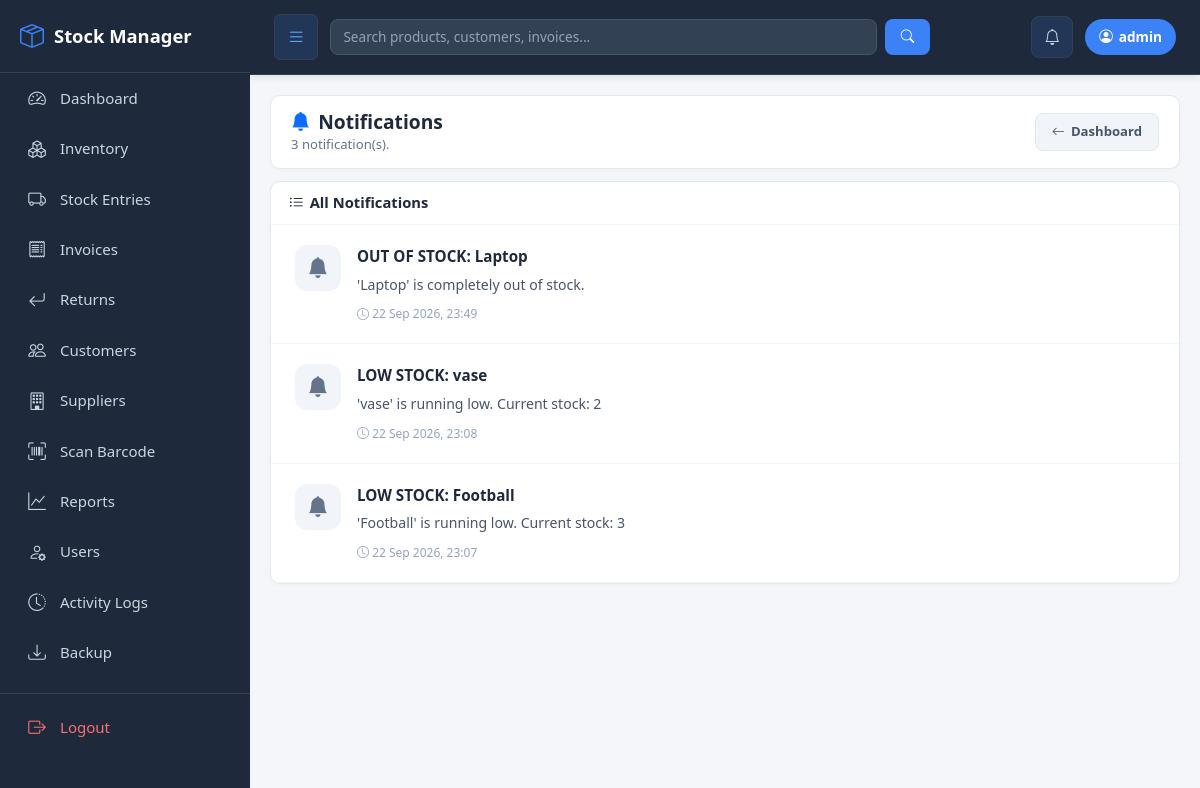
The app's page /notifications/ (signed in) with its own data.
### inventory/models.py (models this page shows, shortened)
class Notification(models.Model):
    user = models.ForeignKey(User, on_delete=models.CASCADE, related_name='notifications')
    title = models.CharField(max_length=200)
    message = models.TextField()
    is_read = models.BooleanField(default=False)
    created_at = models.DateTimeField(auto_now_add=True)
    class Meta:
        ordering = ['-created_at']

### inventory/views.py (the view)
# urls.py: path('notifications/', views.notifications, name='notifications'),
@login_required
def notifications(request):
    notifs = Notification.objects.filter(user=request.user).order_by('-created_at')
    notifs.filter(is_read=False).update(is_read=True)
    return render(request, 'notifications.html', {'notifications': notifs})

### inventory/context_processors.py (called while the page is built)
def currency_context(request):
    try:
        settings_obj = Settings.get_settings()
        return {
            'currency_symbol': Settings.get_currency_symbol(),
            'settings': settings_obj,
        }
    except Exception:
        return {
            'currency_symbol': '₨',
            'settings': None,
        }

### inventory/models.py (called while the page is built)
    @classmethod
    def get_settings(cls):
        obj, _ = cls.objects.get_or_create(id=1)
        return obj

    @classmethod
    def get_currency_symbol(cls):
        symbols = {
            'PKR': '₨',
            'AED': 'د.إ',
            'SAR': '﷼',
            'USD': '$',
            'EUR': '€',
            'GBP': '£',
        }
        settings_obj = cls.get_settings()
        return symbols.get(settings_obj.currency, '$')

### inventory/templates/notifications.html (shortened to what this page needs)
{% extends 'base.html' %}
{% load static %}
{% block content %}
<div class="page-header">
    <div class="page-header-content">
        <div>
            <h2 class="page-title">
                <i class="bi bi-bell-fill text-primary"></i>
                Notifications
            </h2>
            <p class="page-subtitle">{{ notifications|length }} notification(s).</p>
        </div>
        <div class="page-header-actions">
            <a href="{% url 'dashboard' %}" class="btn-secondary-action">
                <i class="bi bi-arrow-left"></i> Dashboard
            </a>
        </div>
    </div>
</div>
<div class="products-card">
    <div class="products-card-header">
        <h5 class="products-card-title">
            <i class="bi bi-list-ul"></i>
            All Notifications
        </h5>
    </div>
    <div class="products-card-body p-0">
        {% if notifications %}
            {% for n in notifications %}
            <div style="display: flex; gap: 16px; padding: 20px 24px; border-bottom: 1px solid #f1f5f9; {% if not n.is_read %}background: #eff6ff;{% endif %}">
                <div class="stat-icon" style="width: 46px; height: 46px; border-radius: 12px; font-size: 1.3rem; background: {% if not n.is_read %}#3b82f6{% else %}#f1f5f9{% endif %}; color: {% if not n.is_read %}#fff{% else %}#64748b{% endif %}; flex-shrink: 0;">
                    <i class="bi bi-bell-fill"></i>
                </div>
                <div style="flex: 1; min-width: 0;">
                    <div style="display: flex; justify-content: space-between; align-items: flex-start; gap: 12px; flex-wrap: wrap;">
                        <strong style="color: #1e293b; font-size: 0.95rem;">{{ n.title }}</strong>
                    </div>
                    <p style="color: #475569; font-size: 0.88rem; margin: 6px 0; line-height: 1.6;">{{ n.message }}</p>
                    <small style="color: #94a3b8; font-size: 0.75rem;">
                        <i class="bi bi-clock"></i> {{ n.created_at|date:"d M Y, H:i" }}
                    </small>
                </div>
            </div>
            {% endfor %}
        {% else %}
            <div class="empty-state-inventory" style="padding: 100px 20px;">
                <i class="bi bi-bell-slash"></i>
                <h5>No Notifications</h5>
                <p>You're all caught up!</p>
            </div>
        {% endif %}
    </div>
</div>
{% endblock %}

### inventory/templates/base.html (shortened to what this page needs)
<!DOCTYPE html>
<html lang="en">
<head>
    <link href="https://cdn.jsdelivr.net/npm/bootstrap@5.3.2/dist/css/bootstrap.min.css" rel="stylesheet">
    {% load static %}
    <link href="https://cdn.jsdelivr.net/npm/bootstrap-icons@1.11.1/font/bootstrap-icons.css" rel="stylesheet">
    <link rel="stylesheet" href="{% static 'css/style.css' %}">
</head>
<body>
{% if user.is_authenticated %}
{% with current=request.resolver_match.url_name %}
<aside class="sidebar" id="sidebar">
    <div class="brand">
        <div class="brand-left">
            <i class="bi bi-box-seam"></i>
            <span>Stock Manager</span>
        </div>
    </div>
    <a href="{% url 'dashboard' %}" class="{% if current == 'dashboard' %}active{% endif %}">
        <i class="bi bi-speedometer2"></i> Dashboard
    </a>
    <a href="{% url 'inventory_list' %}" class="">
        <i class="bi bi-boxes"></i> Inventory
    </a>
    <a href="{% url 'stock_entries' %}" class="{% if current == 'stock_entries' or current == 'create_stock_entry' %}active{% endif %}">
        <i class="bi bi-truck"></i> Stock Entries
    </a>
    <a href="{% url 'invoice_list' %}" class="{% if current == 'invoice_list' or current == 'create_invoice' or current == 'invoice_detail' %}active{% endif %}">
        <i class="bi bi-receipt"></i> Invoices
    </a>
    <a href="{% url 'returns' %}" class="{% if current == 'returns' %}active{% endif %}">
        <i class="bi bi-arrow-return-left"></i> Returns
    </a>
    <a href="{% url 'customers' %}" class="{% if current == 'customers' or current == 'customer_detail' or current == 'edit_customer' %}active{% endif %}">
        <i class="bi bi-people"></i> Customers
    </a>
    <a href="{% url 'suppliers' %}" class="{% if current == 'suppliers' or current == 'supplier_detail' or current == 'edit_supplier' %}active{% endif %}">
        <i class="bi bi-building"></i> Suppliers
    </a>
    <a href="{% url 'scan_barcode' %}" class="{% if current == 'scan_barcode' %}active{% endif %}">
        <i class="bi bi-upc-scan"></i> Scan Barcode
    </a>
    <a href="{% url 'reports' %}" class="{% if current == 'reports' %}active{% endif %}">
        <i class="bi bi-graph-up"></i> Reports
    </a>
    {% if user.is_superuser %}
    <a href="{% url 'user_list' %}" class="{% if current == 'user_list' or current == 'create_staff' %}active{% endif %}">
        <i class="bi bi-person-gear"></i> Users
    </a>
    <a href="{% url 'activity_logs' %}" class="{% if current == 'activity_logs' %}active{% endif %}">
        <i class="bi bi-clock-history"></i> Activity Logs
    </a>
    <a href="{% url 'backup_data' %}" class="{% if current == 'backup_data' %}active{% endif %}">
        <i class="bi bi-download"></i> Backup
    </a>
    {% endif %}
    <div class="logout-section">
        <a href="{% url 'logout' %}" class="logout-link">
            <i class="bi bi-box-arrow-right"></i> Logout
        </a>
    </div>
</aside>
{% endwith %}
{% endif %}
<div class="{% if user.is_authenticated %}main-content{% else %}container mt-4{% endif %}" id="mainContent">
    {% if user.is_authenticated %}
    <div class="topbar">
        <div class="d-flex align-items-center flex-grow-1" style="gap: 12px;">
            <button class="menu-toggle" onclick="toggleSidebar()" title="Toggle Sidebar (Ctrl+B)">
                <i class="bi bi-list"></i>
            </button>
            <form method="get" action="{% url 'global_search' %}" class="d-flex flex-grow-1" style="max-width: 600px;">
                <input type="text" name="q" class="form-control search-input me-2"
                       placeholder="Search products, customers, invoices...">
                <button class="search-btn" type="submit">
                    <i class="bi bi-search"></i>
                </button>
            </form>
        </div>
        <div class="d-flex align-items-center" style="gap: 12px;">
            <a href="{% url 'notifications' %}" class="notif-btn" title="Notifications">
                <i class="bi bi-bell"></i>
            </a>
            <span class="user-badge">
                <i class="bi bi-person-circle"></i>
                {{ user.username }}
            </span>
        </div>
    </div>
    {% endif %}
    <div class="content-area">
        {% block content %}{% endblock %}
    </div>
</div>
</body>
</html>

### inventory/templates/base.html (style rules this page uses)
* { box-sizing: border-box; }
body { background: #f4f6f9; font-family: 'Segoe UI', sans-serif; margin: 0; }
.sidebar { height: 100vh; max-height: 100vh; background: #1e293b; color: #fff; position: fixed; top: 0; left: 0; width: 250px; padding-top: 0; overflow-y: auto; overflow-x: hidden; z-index: 1000; transition: transform 0.3s ease; scrollbar-width: thin; scrollbar-color: #475569 #1e293b; }
.sidebar .brand { font-size: 1.15rem; font-weight: 700; padding: 18px 20px; border-bottom: 1px solid #334155; color: #fff; display: flex; align-items: center; justify-content: space-between; }
.sidebar .brand-left { display: flex; align-items: center; gap: 10px; }
.sidebar .brand-left i { color: #3b82f6; font-size: 1.5rem; }
.sidebar a { color: #cbd5e1; padding: 12px 22px; display: flex; align-items: center; gap: 12px; text-decoration: none; transition: all 0.2s; border-left: 4px solid transparent; font-size: 0.94rem; }
.sidebar a i { font-size: 1.1rem; width: 22px; text-align: center; }
.sidebar .logout-section { margin-top: 15px; border-top: 1px solid #334155; padding: 8px 0; }
.sidebar .logout-link { color: #f87171 !important; }
.main-content { margin-left: 250px; padding: 0; min-height: 100vh; transition: margin-left 0.3s ease; }
.topbar { background: #1e293b; color: #fff; padding: 14px 24px; display: flex; justify-content: space-between; align-items: center; gap: 12px; box-shadow: 0 2px 8px rgba(0,0,0,0.1); border-bottom: 1px solid #334155; }
.menu-toggle { background: rgba(59, 130, 246, 0.15); color: #60a5fa; border: 1px solid #334155; padding: 8px 12px; border-radius: 6px; cursor: pointer; font-size: 1.15rem; transition: all 0.2s; flex-shrink: 0; }
.topbar .search-input { background: #334155; border: 1px solid #475569; color: #fff; border-radius: 8px; }
.topbar .search-input::placeholder { color: #94a3b8; }
.topbar .search-btn { background: #3b82f6; border: none; color: #fff; border-radius: 8px; padding: 8px 16px; }
.topbar .notif-btn { background: rgba(59, 130, 246, 0.15); border: 1px solid #334155; color: #cbd5e1; border-radius: 8px; padding: 8px 12px; position: relative; transition: all 0.2s; }
.topbar .user-badge { background: #3b82f6; color: #fff; padding: 8px 14px; border-radius: 20px; font-size: 0.85rem; font-weight: 600; text-transform: lowercase; display: flex; align-items: center; gap: 6px; }
.content-area { padding: 20px; }

### records on screen
Notification: title "OUT OF STOCK: Laptop", message "'Laptop' is completely out of stock.", created_at "22 Sep 2026, 23:49"
Notification: title "LOW STOCK: vase", message "'vase' is running low. Current stock: 2", created_at "22 Sep 2026, 23:08"
Notification: title "LOW STOCK: Football", message "'Football' is running low. Current stock: 3", created_at "22 Sep 2026, 23:07"

### other values on screen
{{ user.username }} "admin"
{{ notifications|length }} "3"
